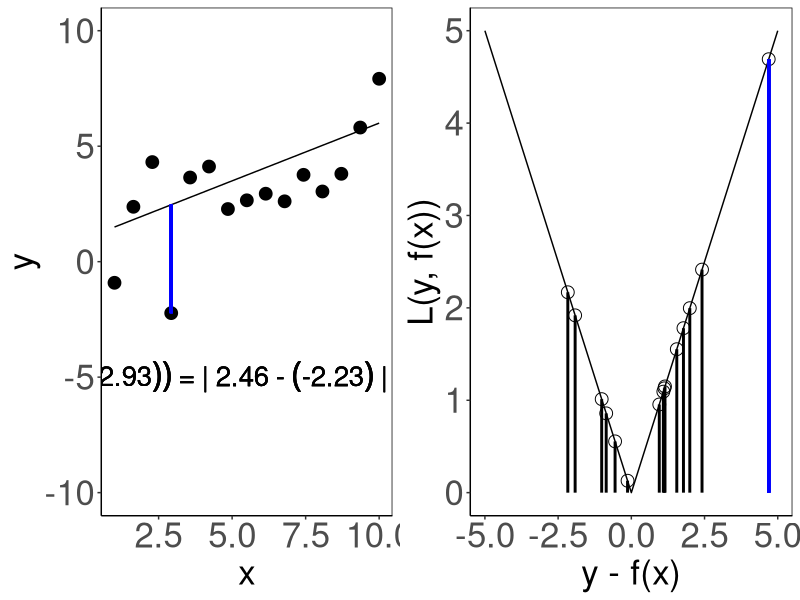
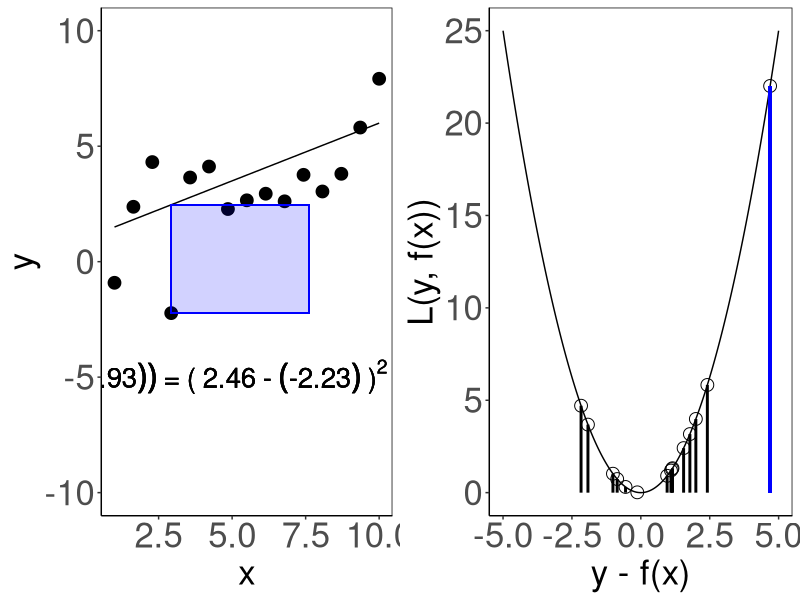

Source code (R) for these figures, in order:
##################################################################
####################Loss in a function ###########################
##################################################################
# Aim: show loss of a single observation

#------------------------------------------------------------------
# Libraries 
#------------------------------------------------------------------

library(ggplot2)
library(gridExtra)
library(grid)

#------------------------------------------------------------------
# Function: Plot model + show one loss
#------------------------------------------------------------------

#plot points + model 
plot_data <- function(data){
  ggplot(data = data, mapping = aes(x = x, y=y)) +
    geom_point(size= 4) +
    geom_line (aes(x =x, y= model_1))+
    theme_classic() +
    ylim(c(-10,10)) +
    theme(axis.text=element_text(size=25),
          axis.title=element_text(size=25),
          panel.border = element_rect(colour = "black", fill=NA, size=0.5))
}

# plot + loss 
plot_loss <- function (data, example, type = c("abs", "sqrd")){
  loss_example_sqrd  <- (model_1[example]-y[example])^2
  loss_example_abs <- abs(model_1[example]-y[example])
  if(type=="abs"){
    
    plot <- plot_data(data) + 
      geom_segment(aes(x = x[example], 
                       y = model_1[example], 
                       xend = x[example], 
                       yend = y[example]),
                   colour = "blue", 
                   size = 1) +
      annotate("text", x = 5.5, y = -5, label = bquote(bolditalic(L)(y,f(bold(.(round(x[example],2)))))~"="~"|"~.(round(model_1[example],2))~"-"~(.(round(y[example],2)))~"|"~"="~.(round(loss_example_abs,2))), size = 7)
  }
  if(type=="sqrd"){
    
    plot <- plot_data(data) + 
      geom_rect(aes(xmin=x[example], 
                   xmax=x[example]+loss_example_abs, 
                   ymin=model_1[example], 
                   ymax=y[example]), 
               fill="blue", 
               alpha=0.01, 
               inherit.aes = FALSE,
               color = "blue") +
      annotate("text", x = 5.5, y = -5, label = bquote(bolditalic(L)(y,f(bold(.(round(x[example],2)))))~"="~"("~.(round(model_1[example],2))~"-"~(.(round(y[example],2)))~")"^2~"="~.(round(loss_example_sqrd,2))), size = 7)
  } 
  
  plot
  
}

#------------------------------------------------------------------
# Function: Loss function plot
#------------------------------------------------------------------

#different loss functions

loss_type <- function(x, type = c("abs", "sqrd")){
  if(type=="abs") return_loss <- abs(x)
  if(type=="sqrd")return_loss <- (x)^2
  return_loss
}


plot_loss_function <- function (data, example, type = c("abs", "sqrd")){
  
  #create data for loss function
  x_seq <- seq(-5,5,0.01)
  loss_function <- loss_type(x_seq, type)
  data_loss_function <- data.frame(x = x_seq, y = loss_function)
  
  #show loss data of example
  loss <- loss_type(data$model_1-data$y, type)
  residuals <- model_1 - y
  data_examples <- data.frame(residuals = residuals, loss = loss)
  
  #create plot
  
  loss_function_plot <- ggplot(data = data_loss_function, mapping = aes(x = x, y = y))+
    geom_line() +
    geom_point(mapping = aes(x=residuals, y=loss), data = data_examples, shape =1, size = 4, color = "black")+
    xlim(-5,5) +
    theme_classic()+
    geom_segment(mapping = aes(x = residuals, 
                               y = loss, 
                               xend = residuals, 
                               yend = rep(0, length(residuals))),
                 colour = "black", 
                 data = data_examples, 
                 size= 1)  +
    geom_segment(mapping = aes(x = residuals[example], 
                               y = loss[example], 
                               xend = residuals[example], 
                               yend = 0),
                 colour = "blue", 
                 data = data_examples, 
                 size = 1)  +
    xlab ( "y - f(x)")+
    ylab ("L(y, f(x))") +
    theme(axis.text=element_text(size=25),
          axis.title=element_text(size=25),
          panel.border = element_rect(colour = "black", fill=NA, size=0.5)) 
  
  
  loss_function_plot
  
}

#------------------------------------------------------------------
# Function: Plot both plot
#------------------------------------------------------------------

plot_two <- function (data, example, type = c("abs", "sqrd")){
  loss_plot <-plot_loss (data, example, type = type)
  loss_plot
  
  loss_function_plot <- plot_loss_function (data, example, type = type)
  loss_function_plot
  
  gridExtra::grid.arrange(loss_plot, loss_function_plot , ncol = 2)
}
#------------------------------------------------------------------
# Create data 
#------------------------------------------------------------------

#######
# Create sample data
set.seed(1234)

#number of data points
n <- 15

# errors
sd <- 2
eps <- rnorm(n = n , mean = 0, sd = sd)

# x values
x <- seq (1,10,length.out = n)

#linear model 
b0 <- 1
b1 <- 0.5
y <- b0 + b1*x + eps


#####
#perfect model 
model_1 <- b0 + b1*x


#####################################
# input for the functions: 
#####################################
data <- data.frame(x = x, y = y, model_1 = model_1) 

#at which observation do we have a closer look (here: number 4)
example <- 4


#------------------------------------------------------------------
# Plot both plot + save them 
#------------------------------------------------------------------
# plot absolute loss
abs_plot <- plot_two (data, example, type = "abs")
ggsave(filename = "figure/ml-basic_riskmin-1-loss_abs.png", plot = abs_plot , width = 14, height = 5, units = "in")


# plot absolute loss
sqrd_plot <- plot_two (data, example, "sqrd")
ggsave(filename = "figure/ml-basic_riskmin-1-loss_sqrd.png", plot = sqrd_plot , width = 14, height = 5, units = "in")


